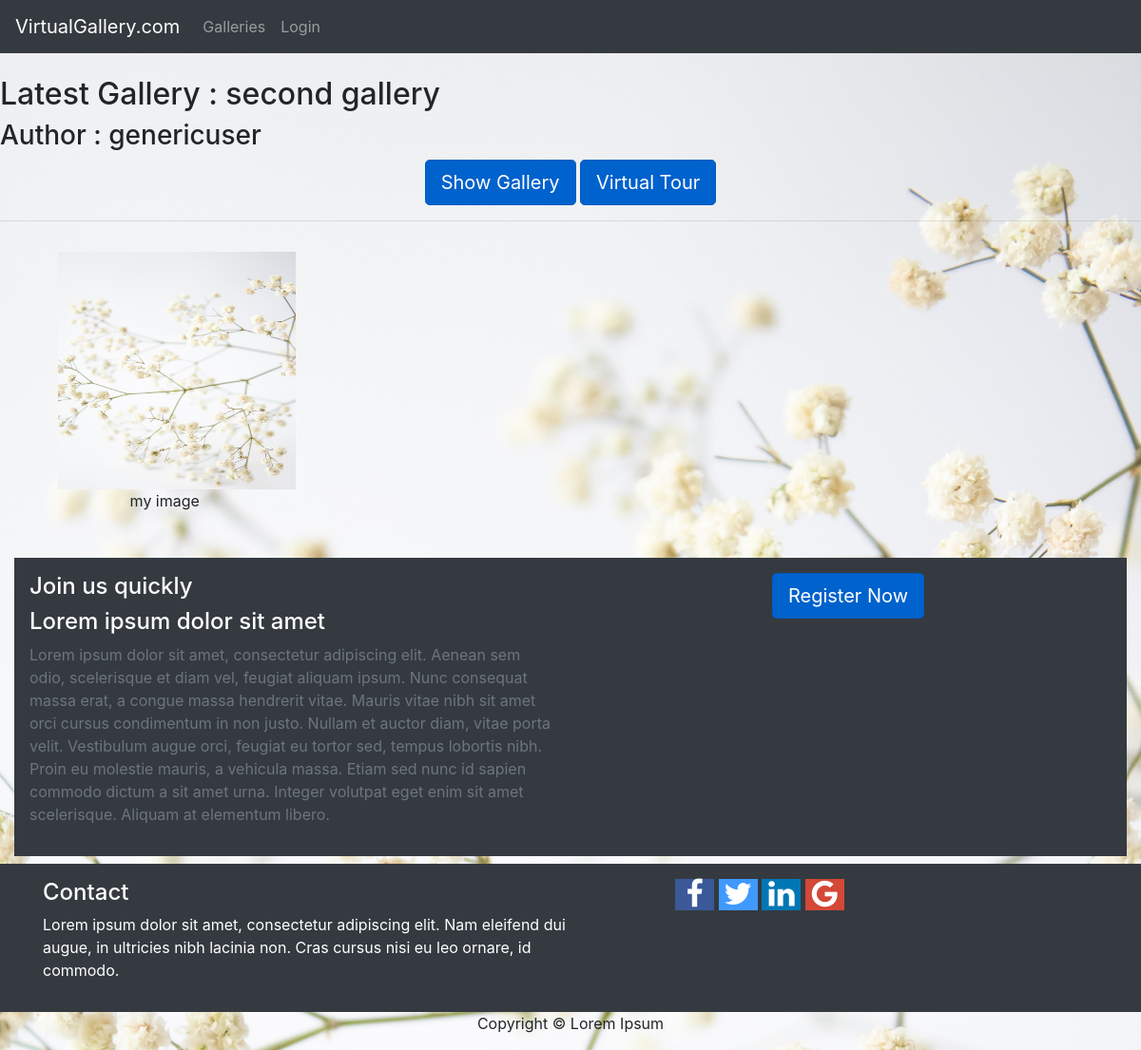
The page / on the database its author committed.
### mainapp/models.py (models this page shows, shortened)
class Gallery(models.Model):
    galleryName = models.CharField(max_length=255,null=True)
    galleryDescription = models.TextField()
    contactInfo = models.CharField(max_length=500,null=True)
    ouruser = models.ForeignKey(ourUser,null=True,on_delete= models.CASCADE)

class ourUser(models.Model):
    user = models.OneToOneField(User, null=True, on_delete=models.CASCADE)  # relation with django's user # will be implemented later
    username = models.CharField(max_length=255,null=True)
    first_name = models.CharField(max_length=255,null=True)
    last_name = models.CharField(max_length=255,null=True)
    email = models.EmailField(max_length=254)

class ArtWork(models.Model):
    name = models.CharField(max_length=255,null=True)
    image = models.ImageField(null=True, blank=True)
    gallery = models.ForeignKey(Gallery,null=True,on_delete= models.CASCADE)

### mainapp/views.py (the view)
# urls.py: path('',views.home),
def home(request):
    galle = Gallery.objects.last()
    artworks = ArtWork.objects.filter(gallery=galle)
    context ={'artworks': artworks , 'galle':galle}
    return render(request,'mainapp/homepage.html' , context)

### mainapp/templates/mainapp/homepage.html (shortened to what this page needs)
{% extends  'mainapp/main.html' %}
{% load static %}
{% block content%}
<h2>Latest Gallery :  {{ galle.galleryName }}</h2>       <h3>Author :  {{ galle.ouruser.username }}</h3>
<div style="text-align:center;">
<a href="{% url 'galleryname' galle.id %}" class="btn btn-primary btn-lg active" role="button" aria-pressed="true">Show Gallery</a>
<a href="{% url 'virtualtour' galle.id %}" class="btn btn-primary btn-lg active" role="button" aria-pressed="true">Virtual Tour</a>
</div>
<hr>
<div class="container p-3 my-3">
            <div class="row blog">
                <div class="col-md-12">
                    <div class="row">
                        {% for i in artworks %}
                        <div class="col-md-3">
                            <div class="container-fluid" style="text-align:center;">
                                <img src="{{ i.image.url }}" alt="Image" style="width: 250px;height: 250px;">
                                <p>{{ i.name }}</p>
                            </div>
                        </div>
                        {% endfor %}
                    </div>
                </div>
            </div>
</div>
{% if user.is_authenticated %}
{% else%}
<div class="container-fluid">
    <div class="p-3 mb-2 bg-dark text-white">
<div class="row">
    <div class="col-md-6">
        <h4>Join us quickly</h4>
        <h4 class="subheading">Lorem ipsum dolor sit amet</h4>
        <p class="text-muted">Lorem ipsum dolor sit amet, consectetur adipiscing elit. Aenean sem odio, scelerisque et diam vel, feugiat aliquam ipsum. Nunc consequat massa erat, a congue massa hendrerit vitae. Mauris vitae nibh sit amet orci cursus condimentum in non justo. Nullam et auctor diam, vitae porta velit. Vestibulum augue orci, feugiat eu tortor sed, tempus lobortis nibh. Proin eu molestie mauris, a vehicula massa. Etiam sed nunc id sapien commodo dictum a sit amet urna. Integer volutpat eget enim sit amet scelerisque. Aliquam at elementum libero.</p>
    </div>
    <div class="col-md-6">
            <div class="text-center">
                <a href="/registerPage" class="btn btn-primary btn-lg active" role="button" aria-pressed="true">Register Now</a>
            </div>
    </div>
</div>
</div>
</div>
{% endif %}
{% endblock %}

### mainapp/templates/mainapp/main.html (style rules this page uses)
.our-bgimage { background-image: url( '/static/images/bgimage.jpg' ) ; background-size: cover; }

### rows shown on the page
Gallery: galleryName "second gallery", ouruser.username "genericuser"
ArtWork: image (picture), name "my image"
